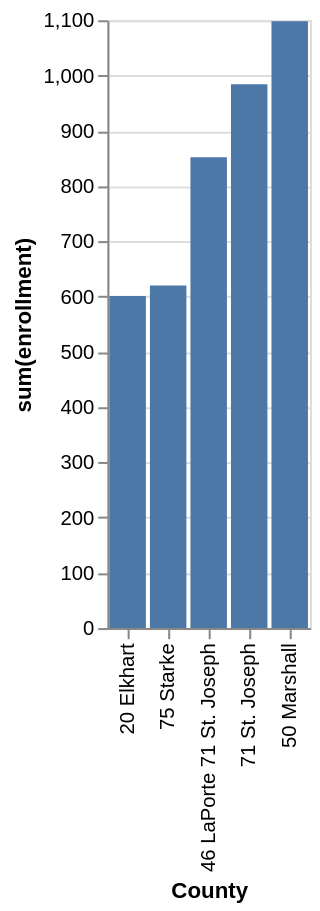

Express this chart as Vega-Lite.
### Vega-Lite specification from a JSON file in a GitHub repository (floating-point values rounded to 4 significant figures)
{"data": {"values": [{"x_data": "20 Elkhart", "y_data": 601}, {"x_data": "75 Starke", "y_data": 620}, {"x_data": "46 LaPorte 71 St. Joseph", "y_data": 852}, {"x_data": "71 St. Joseph", "y_data": 984}, {"x_data": "50 Marshall", "y_data": 1098}]}, "mark": "bar", "encoding": {"x": {"field": "x_data", "type": "nominal", "title": "County", "sort": {"op": "sum", "field": "y_data", "order": "ascending"}}, "y": {"field": "y_data", "type": "quantitative", "title": "sum(enrollment)"}}}
